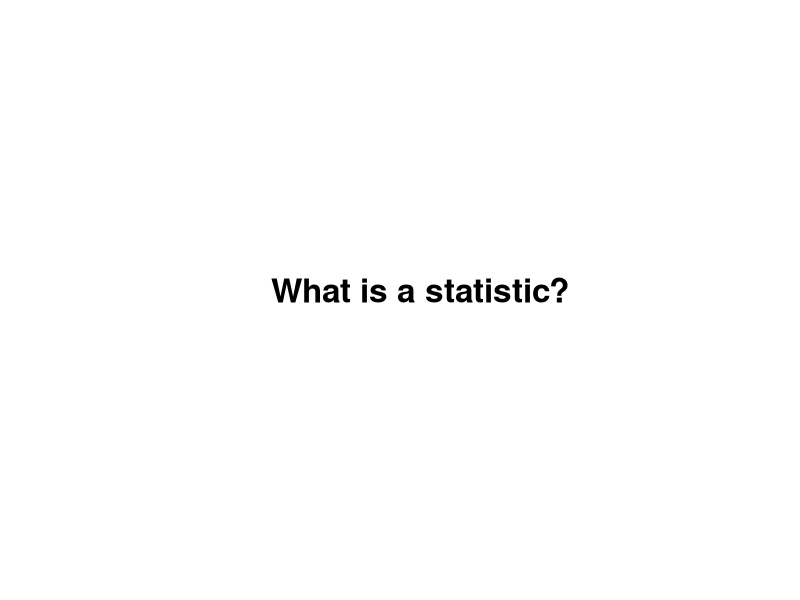
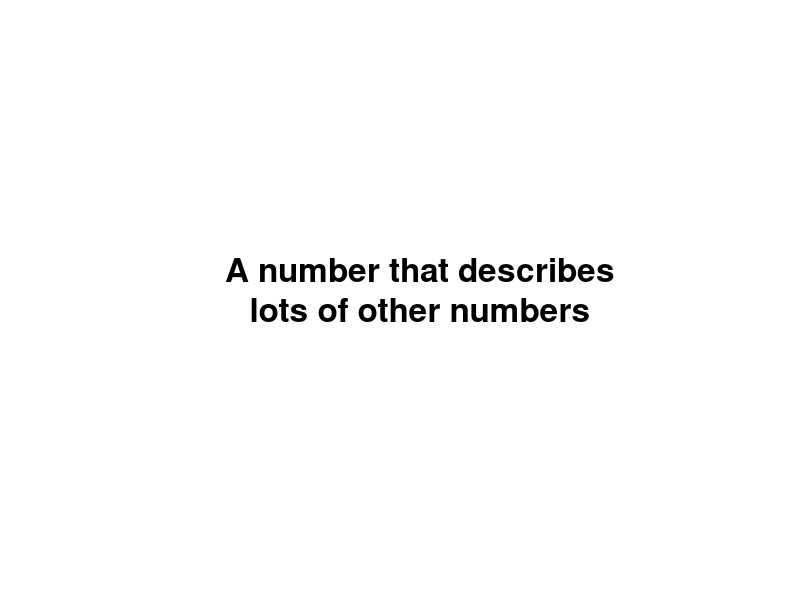
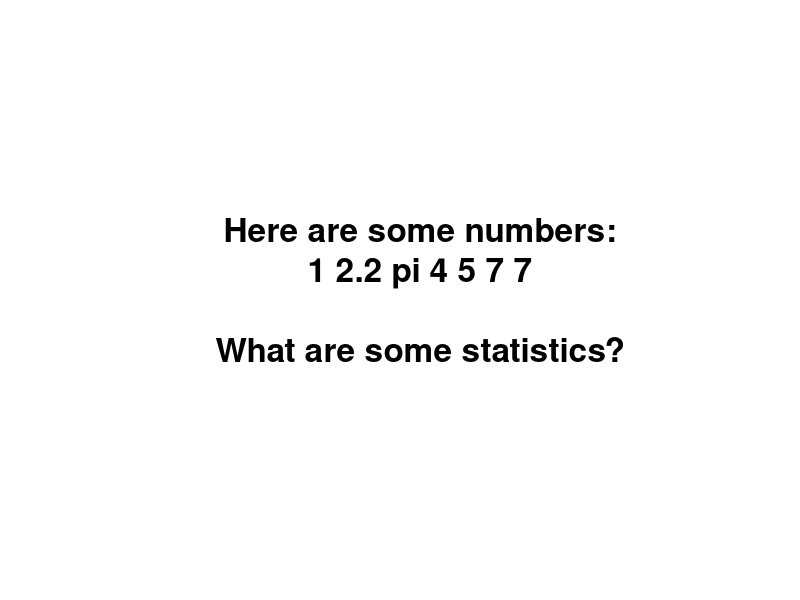
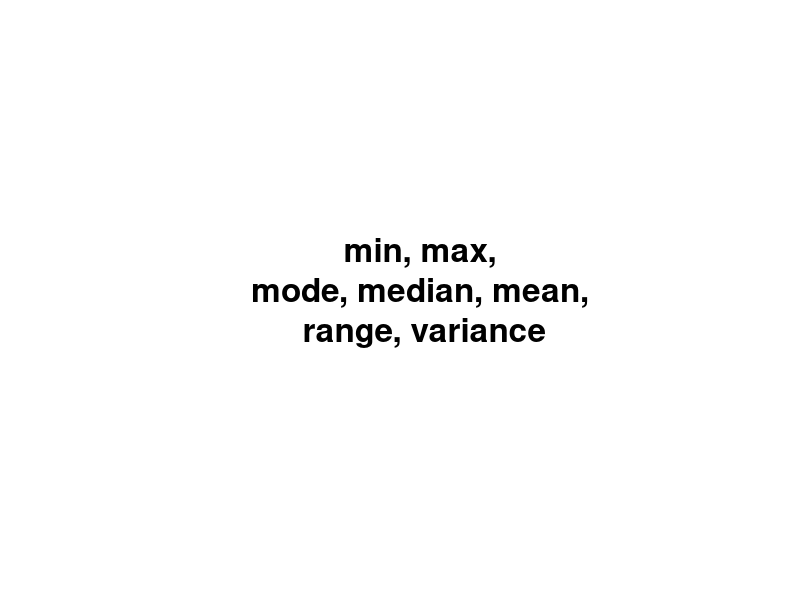
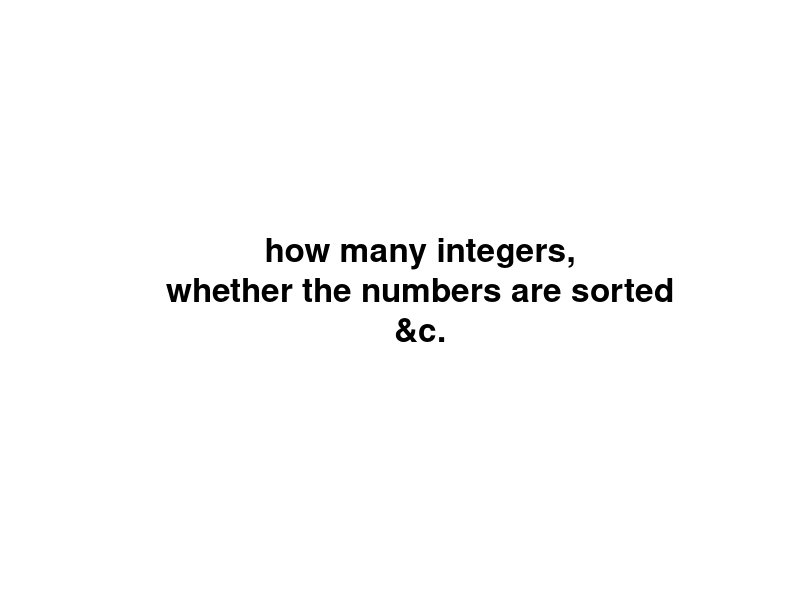
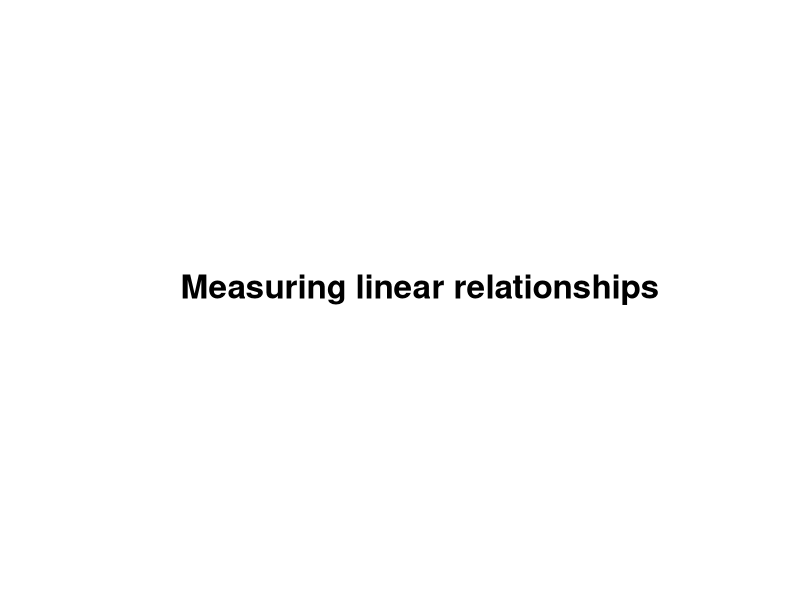
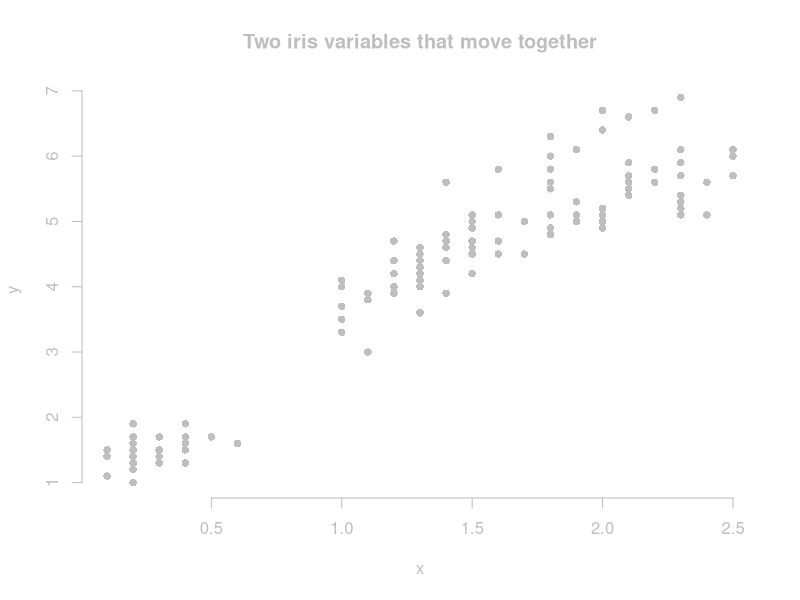
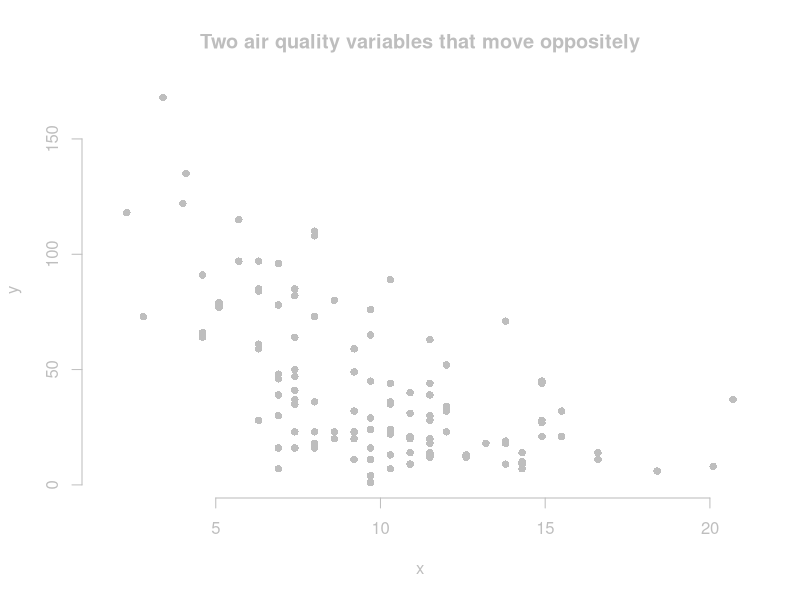

Generate these figures, in order, with R:
attach(iris)
attach(cars)
attach(airquality)
baseplot <- function(main, y, x) {
  plot(y ~ x, type = 'p', bty = 'n',
    main = main, pch = 21, bg = 'grey', col = NULL,
    col.axis = 'grey', col.lab = 'grey', col.main = 'grey', fg = 'grey')
}
irisplot <- function(main) {
  baseplot(main, Petal.Length, Petal.Width)
}

meanplot <- function(main) {
  irisplot(main)
  abline(h = mean(Petal.Length), lty = 2)
  abline(v = mean(Petal.Width), lty = 2)
}

interjection <- function(main) {
  plot.new()
  text(0.5, 0.5, cex = 2, label = main, font = 2)
}

slides <- function() {
# Introduction
interjection('What is a statistic?')
interjection('A number that describes\nlots of other numbers')
interjection('Here are some numbers:\n1 2.2 pi 4 5 7 7\n\nWhat are some statistics?')
interjection('min, max,\nmode, median, mean,\n range, variance')
interjection('how many integers,\nwhether the numbers are sorted\n&c.')
interjection('')
interjection('Measuring linear relationships')

# Three datasets
irisplot('Two iris variables that move together')

rand <- data.frame(x = rnorm(100), y = rnorm(100))
baseplot('Two air quality variables that move oppositely', Ozone, Wind) 

baseplot('Normal random noise', rand$y, rand$x)

# Motivation for covariance
interjection('We want a number\nthat describes\nwhether two variables\nmove together.')

irisplot('It should be high for these variables')

rand <- data.frame(x = rnorm(100), y = rnorm(100))
baseplot('It should be low for these variables', Ozone, Wind) 

baseplot('It should be near zero for these variables', rand$y, rand$x)

# Computing covariance
interjection('Covariance')

irisplot('The iris variables')

meanplot('Find the means')

meanplot('Draw a rectangle')
rect(xleft = mean(Petal.Width),
     ybottom = mean(Petal.Length),
     xright = Petal.Width[c(44,72)],
     ytop = Petal.Length[c(44,72)])

irisplot('Draw all the rectangles')
valence <- (Petal.Length - mean(Petal.Length)) *
           (Petal.Width - mean(Petal.Width)) > 0
rect(xleft = mean(Petal.Width),
     ybottom = mean(Petal.Length),
     xright = Petal.Width,
     ytop = Petal.Length,
     col = rgb(1-valence, 0, valence,.1),
     lwd = 0)

plot(c(-1,1),c(-1,1),main = 'Add the blues together. (This is at a different scale.)',
  type = 'n', axes = F, xlab = '', ylab = '')
rect(xleft = -1, ybottom = -1, xright = 1, ytop = 1, lwd = 0, col = 'blue')

plot(c(-1,1),c(-1,1),main = 'Add the reds together.',
  type = 'n', axes = F, xlab = '', ylab = '')
rect(xleft = -1, ybottom = -1, xright = 1, ytop = 1, lwd = 0, col = 'blue')
rect(xleft = .8, ybottom = -1, xright = 1, ytop = -.8, lwd = 0, col = 'red')

plot(c(-1,1),c(-1,1),main = 'Subtract the reds.',
  type = 'n', axes = F, xlab = '', ylab = '')
rect(xleft = -1, ybottom = -1, xright = 1, ytop = 1, lwd = 0, col = 'blue')
rect(xleft = .8, ybottom = -1, xright = 1, ytop = -.8, lwd = 0, col = 'white')

plot(c(-1,1),c(-1,1),main = 'Divide into as many equal pieces as we have irises (n).',
  type = 'n', axes = F, xlab = '', ylab = '')
rect(xleft = -1, ybottom = -1, xright = 1, ytop = 1, lwd = 0, col = 'blue')
rect(xleft = .8, ybottom = -1, xright = 1, ytop = -.8, lwd = 0, col = 'white')
abline(v = 2 * (-.5 + ((1:nrow(iris))/nrow(iris))))

plot(c(-1,1),c(-1,1),main = 'This blue sliver is the covariance.',
  type = 'n', axes = F, xlab = '', ylab = '')
rect(xleft = -.3, xright = -.3 + (.5/nrow(iris)), ybottom = -1, ytop = 1,
  col = 'blue', lwd = 0)

interjection('Let\'s review the previous slides quickly.')
interjection('')

# Computing variance
interjection('Variance')
interjection('Variance tells us\nhow spread out\nsome numbers are.')
interjection('(Add examples here.)')
interjection('The variance of a variable is\nthe covariance of the variable\nwith itself.')

irisplot('Our two iris variables from before')
interjection('Let\'s look at just one of them.')
baseplot('The points all fall along the same line.', Petal.Length, Petal.Length)
interjection('Let\'s find the variance of Petal.Length')

baseplot('Draw all the rectangles', Petal.Length, Petal.Length)
rect(xleft = mean(Petal.Length),
     ybottom = mean(Petal.Length),
     xright = Petal.Length,
     ytop = Petal.Length,
     col = rgb(0, 0, 1,.1),
     lwd = 0)

baseplot('Why no red rectangles?', Petal.Length, Petal.Length)
rect(xleft = mean(Petal.Length),
     ybottom = mean(Petal.Length),
     xright = Petal.Length,
     ytop = Petal.Length,
     col = rgb(0, 0, 1,.1),
     lwd = 0)

plot(c(-1,1),c(-1,1),main = 'Add the blues together. (This is at a different scale.)',
  type = 'n', axes = F, xlab = '', ylab = '')
rect(xleft = -1, ybottom = -1, xright = 1, ytop = 1, lwd = 0, col = 'blue')

plot(c(-1,1),c(-1,1),main = 'We have no reds to subtract.',
  type = 'n', axes = F, xlab = '', ylab = '')
rect(xleft = -1, ybottom = -1, xright = 1, ytop = 1, lwd = 0, col = 'blue')

plot(c(-1,1),c(-1,1),main = 'Divide into as many equal pieces as we have irises (n).',
  type = 'n', axes = F, xlab = '', ylab = '')
rect(xleft = -1, ybottom = -1, xright = 1, ytop = 1, lwd = 0, col = 'blue')
abline(v = 2 * (-.5 + ((1:nrow(iris))/nrow(iris))))

plot(c(-1,1),c(-1,1),main = 'This blue sliver is the variance.',
  type = 'n', axes = F, xlab = '', ylab = '')
rect(xleft = -.3, xright = -.3 + (.5/nrow(iris)), ybottom = -1, ytop = 1,
  col = 'blue', lwd = 0)

interjection('Let\'s review again.')

interjection('')

# Non-positive relationships
interjection('(Add examples from air quality and random.)')

# Correlation
interjection('A problem with covariance')
interjection('Covariance has units!\n\n(x-unit times y-unit)')
interjection('Which relationship is stronger\n(more linear)?')

par(mfrow = 1:2)
.cov <- round(cov(Sepal.Length,Sepal.Width), 2)
irisplot(paste0('Irises (cov = ', .cov, ' cm^2)'))
.cov <- round(cov(speed,dist), 2)
baseplot(paste0('Cars (cov =', .cov, ' mph*ft)'), speed, dist)
par(mfrow = c(1,1))

interjection('Oh noes!')
interjection('Let\'s divide\ncovariance by the variances\nto standardize it.')

a <- sd(Sepal.Length)
b <- sd(Sepal.Width)
ab <- max(a,b)

corbase <- function() {
  plot(c(-ab,ab),c(-ab,ab),main = '', type = 'n', axes = F, xlab = '', ylab = '')
  rect(xright = 0, ybottom = 0, xleft = -a, ytop = a, col = 'grey', lwd = 0)
  text(-a/2,a/2,'var(Sepal.Width)')
  rect(xleft = 0, ytop = 0, xright = b, ybottom = -b, col = 'grey', lwd = 0)
  text(b/2,-b/2,'var(Sepal.Length)')
}

corbase()
rect(xleft = 0, ybottom = 0, xright = b, ytop = a, col = 'black', lwd = 0)
text(b/2,a/2,'sd(Sepal.Width)*\nsd(Sepal.Length)', col = 'white')

corbase()
rect(xleft = 0, ybottom = 0, xright = b, ytop = a, col = 'black', lwd = 0)
text(b/2,a/2,'sd(Sepal.Width)*\nsd(Sepal.Length)', col = 'white')
text(-a/2,-b/2,'cov(Sepal.Width,Sepal.Length)\ncannot be bigger than\nblack rectangle.')

interjection('Why?')

baseplot('Covariance has red rectangles.', Petal.Length, Petal.Length)
rect(xleft = mean(Petal.Length),
     ybottom = mean(Petal.Length),
     xright = Petal.Length,
     ytop = Petal.Length,
     col = rgb(0, 0, 1,.1),
     lwd = 0)

baseplot('Variance doesn\'t have red rectangles.', Petal.Length, Petal.Length)
rect(xleft = mean(Petal.Length),
     ybottom = mean(Petal.Length),
     xright = Petal.Length,
     ytop = Petal.Length,
     col = rgb(0, 0, 1,.1),
     lwd = 0)

}


#pdf('doodles.pdf', width = 11, height = 8.5)
slides()
#dev.off()
